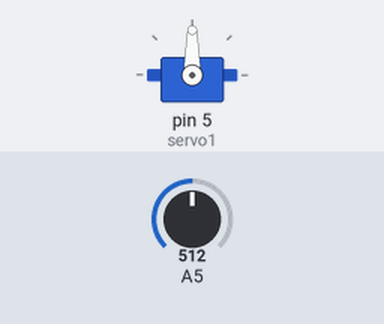
A sketch run on a simulated Arduino Uno, built with avr-gcc and run on an emulated ATmega328P. Shown: servo. Inputs (shaded band) come from the test bench; at power-on: A5 = 512.

Above: at 1.2 s.
1.3 s: A5 set to 716
At 2.2 s:
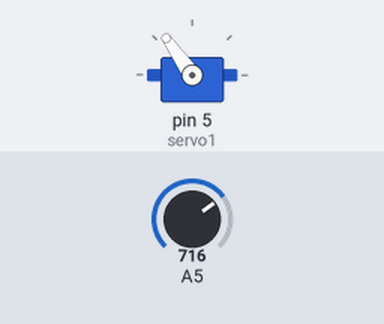
2.8 s: A5 set to 900
At 4.0 s:
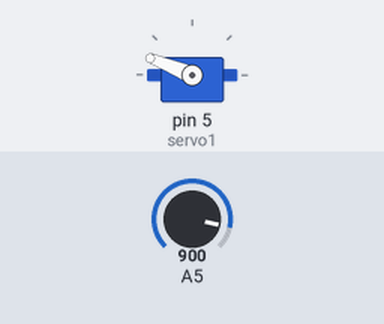
4.3 s: A5 set to 1023
At 5.5 s:
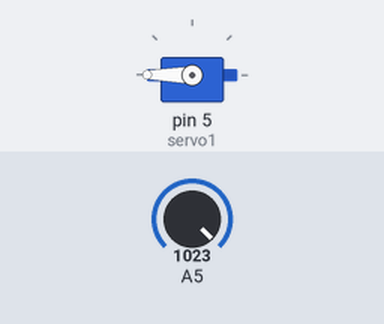
5.8 s: A5 set to 306
At 6.5 s:
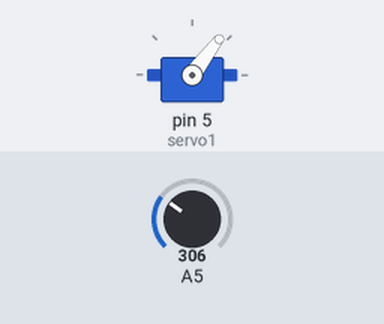
7.3 s: A5 set to 122
At 7.9 s:
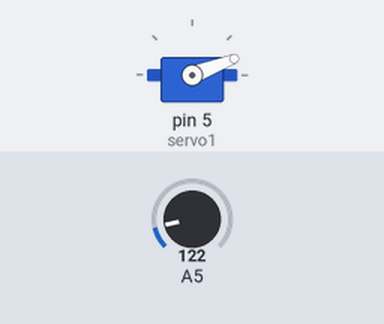
Timing chart, 0 to 9.8 s (numbered marks = the images above; inputs shaded):
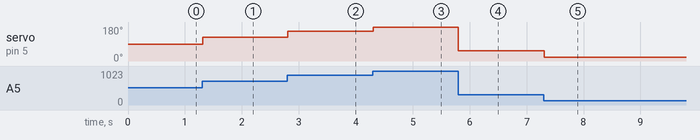

Measured:
- after the input at 1.3 s, servo on pin 5 (servo1): 90° → 125° at once
- after the input at 2.8 s, servo on pin 5 (servo1): 125° → 158° at once
- after the input at 4.3 s, servo on pin 5 (servo1): 158° → 180° at once
- after the input at 5.8 s, servo on pin 5 (servo1): 180° → 53° at once
- after the input at 7.3 s, servo on pin 5 (servo1): 53° → 21° at once

The sketch:

Controle_servo_pot.ino
```cpp
//Programa: Controle de Servo Motor com Potenciometro
//Autor: FILIPEFLOP

//Carrega a biblioteca Servo
#include "Servo.h"

// Criar um Objeto Servo
Servo servo1;

void setup()
{
  // Anexa o Servo ao Pin5
  servo1.attach(5);
}

void loop()
{
  // Lê o valor do Potenciometro
  int angle = analogRead(5);
  // Mapeia o valor de 0 a 180 graus
  angle=map(angle, 0, 1023, 0, 180);
  // Repassa o angulo ao ServoWrite
  servo1.write(angle);
  // Delay de 15ms para o Servo alcançar a posição
  delay(15);
}
```
